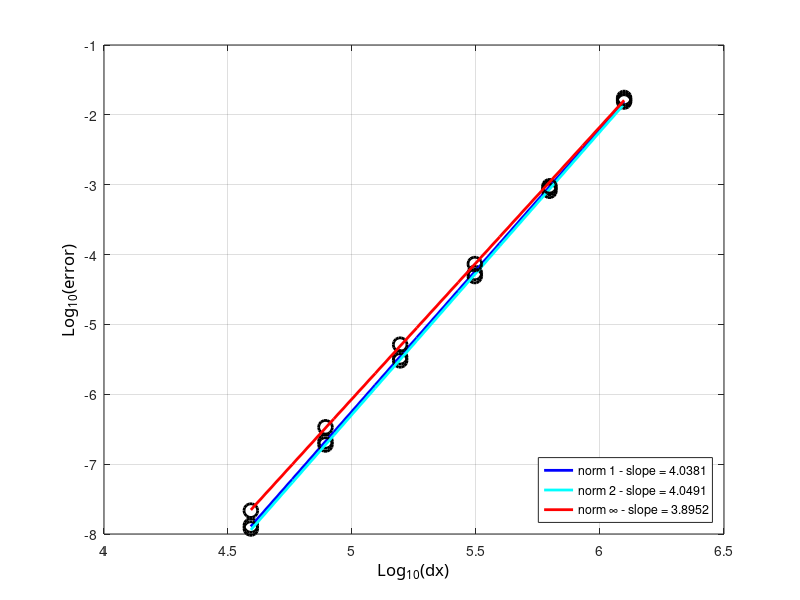

Write the MATLAB code that produced this figure.
clc; clear all; close all;

radius=6371220;
N=[8 16 32 64 128 256];
dx=2*pi*radius./(4*N);
% e1=[1.9936e-2 1.1325e-3 6.8262e-5 4.2292e-6 2.6413e-7 1.6559e-8];
% e2=[1.8717e-2 1.0216e-3 6.1471e-5 3.8166e-6 2.3881e-7 1.4975e-8];
% e3=[2.5623e-2 1.4497e-3 8.9084e-5 5.5817e-6 3.5265e-7 2.2194e-8];

e1=[1.6305e-2 9.0026e-4 5.4527e-5 3.3854e-6 2.1153e-7 1.3242e-8];
e2=[1.5494e-2 8.1833e-4 4.9215e-5 3.0551e-6 1.9108e-7 1.1976e-8];
e3=[1.7473e-2 9.5002e-4 7.3232e-5 5.1367e-6 3.3731e-7 2.1624e-8];

% e1=[3.4770e-4 1.6686e-5 1.0089e-6 6.3688e-8 4.0283e-9 2.5396e-10];
% e2=[1.4286e-4 7.0948e-6 4.1258e-7 2.5581e-8 1.6143e-9 1.0283e-10];
% e3=[1.1470e-4 1.0256e-5 6.2778e-7 3.7403e-8 2.2653e-9 1.9459e-10];


ldx=log10(dx);
le1=log10(e1);
le2=log10(e2);
le3=log10(e3);

%% plot 1
figure(11); 
%% curve 1
hl1=plot(ldx,le1,'ok');
set(hl1,'LineWidth',2.0);
set(hl1,'MarkerSize',10);
set(hl1,'MarkerEdgeColor','k');

hold on;
[a1,b1]=polyfit(ldx,le1,1);
tt=linspace(min(ldx),max(ldx),10);
lsq1=a1(2)+a1(1)*tt;
% %% courbes...
hlf1=plot(tt,lsq1,'-b');
set(hlf1,'LineWidth',2.0);


%% curve 2
hl1=plot(ldx,le2,'ok');
set(hl1,'LineWidth',2.0);
set(hl1,'MarkerSize',10);
set(hl1,'MarkerEdgeColor','k');

hold on;
[a2,b1]=polyfit(ldx,le2,1);
tt=linspace(min(ldx),max(ldx),10);
lsq1=a2(2)+a2(1)*tt;
% %% courbes...
hlf2=plot(tt,lsq1,'-c');
set(hlf2,'LineWidth',2.0);

%% curve 3
hl1=plot(ldx,le3,'ok');
set(hl1,'LineWidth',2.0);
set(hl1,'MarkerSize',10);
set(hl1,'MarkerEdgeColor','k');

hold on;
[a3,b1]=polyfit(ldx,le3,1);
tt=linspace(min(ldx),max(ldx),10);
lsq1=a3(2)+a3(1)*tt;
% %% courbes...
hlf3=plot(tt,lsq1,'-r');
set(hlf3,'LineWidth',2.0);

ha=gca;
xa=get(gca,'Xlabel');
set(ha,'Xgrid','on');
set(xa,'String','Log_{10}(dx)');
set (xa,'FontName','Calibri');
set(xa,'FontSize',12);

% ylabel
ha=gca;
ya=get(gca,'Ylabel');
set(ha,'Ygrid','on');
set(ya,'String','Log_{10}(error)');
set (ya,'FontName','Calibri');
set(ya,'FontSize',12);

%% legend
legend([hlf1,hlf2,hlf3],{['norm 1 - slope = ' num2str(a1(1))],['norm 2 - slope = ' num2str(a2(1))],['norm \infty - slope = ' num2str(a3(1))]},'Location','SouthEast')
